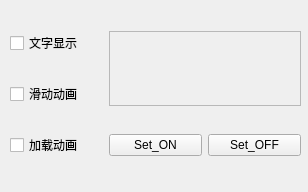
<?xml version="1.0" encoding="UTF-8"?>
<ui version="4.0">
 <class>MainWindow</class>
 <widget class="QWidget" name="MainWindow">
  <property name="geometry">
   <rect>
    <x>0</x>
    <y>0</y>
    <width>308</width>
    <height>192</height>
   </rect>
  </property>
  <property name="windowTitle">
   <string>X_Switch_Button 示例</string>
  </property>
  <widget class="QWidget" name="gridLayoutWidget">
   <property name="geometry">
    <rect>
     <x>10</x>
     <y>10</y>
     <width>291</width>
     <height>171</height>
    </rect>
   </property>
   <layout class="QGridLayout" name="gridLayout">
    <property name="sizeConstraint">
     <enum>QLayout::SetDefaultConstraint</enum>
    </property>
    <item row="1" column="0">
     <widget class="QCheckBox" name="checkBox_slide">
      <property name="text">
       <string>滑动动画</string>
      </property>
     </widget>
    </item>
    <item row="2" column="0">
     <widget class="QCheckBox" name="checkBox_loading">
      <property name="text">
       <string>加载动画</string>
      </property>
     </widget>
    </item>
    <item row="0" column="0">
     <widget class="QCheckBox" name="checkBox_text">
      <property name="text">
       <string>文字显示</string>
      </property>
     </widget>
    </item>
    <item row="2" column="2">
     <widget class="QPushButton" name="btn_set_off">
      <property name="text">
       <string>Set_OFF</string>
      </property>
     </widget>
    </item>
    <item row="2" column="1">
     <widget class="QPushButton" name="btn_set_on">
      <property name="text">
       <string>Set_ON</string>
      </property>
     </widget>
    </item>
    <item row="0" column="1" rowspan="2" colspan="2">
     <layout class="QGridLayout" name="gridLayout_2">
      <item row="0" column="0">
       <widget class="QFrame" name="frame">
        <property name="frameShape">
         <enum>QFrame::StyledPanel</enum>
        </property>
        <property name="frameShadow">
         <enum>QFrame::Raised</enum>
        </property>
        <widget class="X_Switch_Button" name="x_switch_btn" native="true">
         <property name="geometry">
          <rect>
           <x>60</x>
           <y>10</y>
           <width>71</width>
           <height>31</height>
          </rect>
         </property>
        </widget>
       </widget>
      </item>
     </layout>
    </item>
   </layout>
  </widget>
 </widget>
 <customwidgets>
  <customwidget>
   <class>X_Switch_Button</class>
   <extends>QWidget</extends>
   <header>x_switch_button.h</header>
   <container>1</container>
  </customwidget>
 </customwidgets>
 <resources/>
 <connections/>
</ui>
